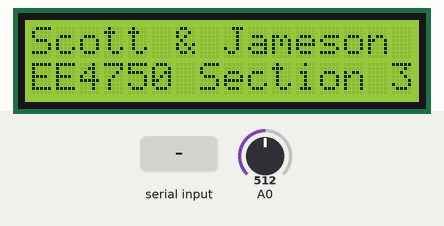
This sketch was run on a simulated Arduino Uno, built with avr-gcc and run on an emulated ATmega328P. On the bench: 16×2 character LCD. The inputs (shaded band) are chosen by the test bench; at power-on: A0 = 512. Random numbers use the default seed unless the sketch sets one; EEPROM starts erased; what the sketch prints to the serial monitor is not drawn.

Above: at 1.2 s.
1.3 s: "1\n" received over Serial
At 2.1 s:
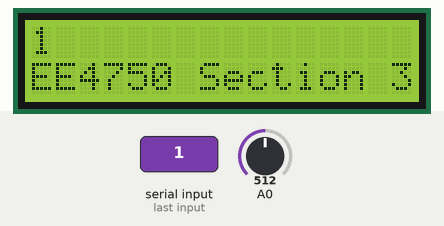
2.8 s: "0\n" received over Serial
At 5.5 s:
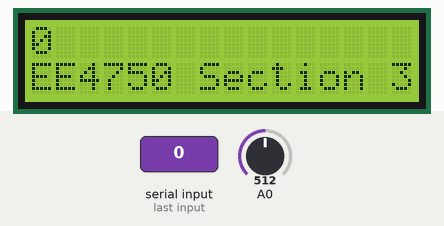
5.8 s: "2\n" received over Serial
At 8.8 s:
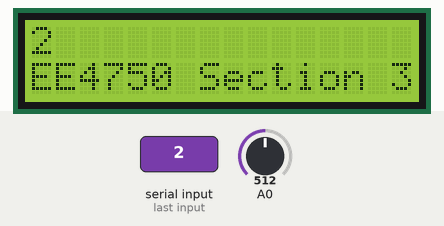
Timing chart, 0 to 10.3 s (numbered marks = the images above; inputs shaded):
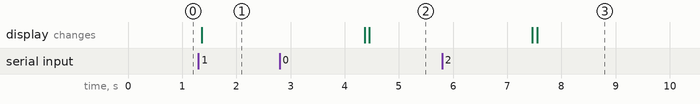

The sketch:

Lab3.ino
```cpp
#include <LiquidCrystal.h>
#include <EEPROM.h>
LiquidCrystal lcd(12, 11, 5, 4, 3, 2);


// Global variables for string and address management
char in_byte = 0;
String str = "";
int address = 0;

// Function that runs on startup
void setup() {
  // Begin LCD and Serial
  lcd.begin(16,2);
  Serial.begin(9600);
  // Display initial line and prompt user
  Serial.println("Please write your favorite line");
  displayStr("Scott & Jameson");
}

//Function that loops indefinitely while board runs
void loop() {
  // Wait for Serial port to have data
  if(Serial.available() > 0) {
    in_byte = Serial.read();      // Read character from serial port
    // Check for end of string or max character length
     if (in_byte != '\n' && str.length() < 128) {
      str += in_byte;
     }
     else {                       // Display string and write to EEPROM
      int len = str.length();     // Get length of string

      // Tell Serial port that the input has been received
      Serial.println("Thanks for your input. You have typed:");
      Serial.println(str);
      Serial.println(len);
      Serial.flush();             // Flush Serial port

      // Get random seed for random using analog and get random address in EEPROM
      randomSeed(analogRead(0));
      address = random(EEPROM.length() - str.length()-1);

      // Write the length and string into EEPROM
      EEPROM.write(address, str.length());
      for(int i=0; i < str.length(); i++){
        EEPROM.write(address+1+i, str[i]);
      }
      str = "";
      //Read from the EEPROM line by line
      for(int i = 0; i < len; i++) {
        char newChar = char(EEPROM.read(address+1+i));
        Serial.println(String(address+1+i) + " is the location for my input to store: " + newChar);
        str += newChar;
      }
      //display the stored string
      Serial.println(str);
      displayStr(str);
      delay(3000);

      //Reset screen and display
      str = "";
      Serial.println("Please write your favorite line");
      displayStr("Scott & Jameson");
     }
  }
}

// Function for displaying a string to LCD string
void displayStr(String newStr) {
  // Clear screen and set cursor
  lcd.clear();
  lcd.setCursor(0,0);
  if(newStr.length() <= 16){      // Display string with 16 or less characters
    lcd.print(newStr);
    lcd.setCursor(0,1);
    lcd.print("EE4750 Section 3");
  }
  else if(newStr.length() <= 40){ // 40 or less length string needs to only scroll
    lcd.print(newStr);
    lcd.setCursor(0,1);
    lcd.print("EE4750 Section 3");
    for(int i = 0; i < newStr.length() - 16 ;i++){
      lcd.scrollDisplayLeft();
      delay(500);
    }
  }
  else {                          // For longer strings scroll around replace beginning of string while scrolling
    // Adding some padding for printing
    String tempStr = newStr;
    for(int i = 0; i < 40 - newStr.length() % 40; i++)
      tempStr += " ";
    // Loop through string while scrolling and replacing
    for(int i = 0; i < newStr.length() - 16; i++) {
      if(i == 0) {                // Move cursor and set initial bottom text
        lcd.setCursor(0,1);
        lcd.print("EE4750 Section 3");
      }
      if(i % 40 == 0) {           //Every 40 characters (length of buffer for top line)
        lcd.setCursor(0,0);
        lcd.print(tempStr.substring(i, i+40));
      }
      else if(i % 20 == 0){       //Every 20 characters replace the first 20 characters
        lcd.setCursor(0,0);
        lcd.print(tempStr.substring(i+20, i+40));
      }
      lcd.scrollDisplayLeft();
      delay(500);
    }
  }
}
// Test 128 character string
// 0000000000111111111122222222223333333333444444444455555555556666666666777777777788888888889999999999aaaaaaaaaabbbbbbbbbbcccccccc
```

Measured:
- after the input at 1.3 s, the display: changes after 0.06 s (image 1)
